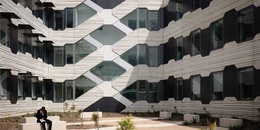
%> input picture CVLabes/CV-lab3/ANUbuilding2.jpg, 260 x 130 px, shrunk from 744 x 372 before the run
$ octave task1.m   (GNU Octave 9; MATLAB toolbox functions it lacks are replaced by stand-ins)
%> lines starting %> are read from the running program, lines starting %| are printed output that depends on the picture; in (x1, y1, x2, y2) boxes, pixels count from 0 and x2, y2 are one past the last pixel; in counts of white or black regions, pixels touching at a corner belong together; the program's own positions count from 1
### CVLabes/CV-lab3/getHarrisCornerDetector.m
function [ rws, cols ] = getHarrisCornerDetector( bw, sigma, thresh, sze, disp )
% This method will use to detect the corn of an image based on Harris
% Approach.

% get the size of bw image
[rowNum, columnNum] = size(bw);

% Derivative Masks
dy = [-1 0 1; -1 0 1; -1 0 1];
dx = dy'; %dx is the transpose matrix of dy

% perform filter in x and y coordinate
Ix = conv2(im2double(bw), dx, 'same');
Iy = conv2(im2double(bw), dy, 'same');

% Calcuating the gradient of the image lx and ly, the larger size of Gaussian
% kernal, the less corners will detects
g = fspecial('gaussian', max(1, fix(6*sigma)), sigma);

% Smoothed image derivatives
Ix2 = conv2(Ix.^2, g, 'same');
Iy2 = conv2(Iy.^2, g, 'same');
Ixy = conv2(Ix.*Iy, g, 'same');

% enlarge these bw image with (sze - 1)/2 '0' to constructe image
radius = (sze - 1)/2;
Ix2 = padarray(Ix2, [radius, radius]);
Iy2 = padarray(Iy2, [radius, radius]);
Ixy = padarray(Ixy, [radius, radius]);

% Compute the cornerness. R(i,j) = det(M)-k*(trace(M))^2;
% M is [Ix2, Ixy; Ixy, Iy2]
% k is k – empirical constant, k = 0.04 to 0.06, and Matlab default is 0.04
cornerness = zeros(size(bw));

for rowIndex = 1 : rowNum
    for columnIndex = 1 : columnNum

        M = getM(rowIndex, columnIndex, Ix2, Iy2, Ixy, sze);
        cornerness(rowIndex, columnIndex) = det(M) - 0.04*(trace(M))^2;

    end
end

% Now we need to perform non-maximum suppression and threshold
% get the local max value within sze
maxValues = ordfilt2(cornerness, sze^2, ones(sze));

% filter cornerness based on thresh and maxValue
for rowIndex = 1 : rowNum
    for columnIndex = 1 : columnNum
        value = cornerness(rowIndex, columnIndex);
        if value > thresh && value == maxValues(rowIndex, columnIndex)
            cornerness(rowIndex, columnIndex) = 1;
        end
    end
end

[rws, cols] = find(cornerness == 1); % find row, col coords. clf

if disp == 1

    imshow(bw);
    hold on;
    p = [cols, rws];
    plot(p(:,1), p(:,2), 'or');
    title('\bf Harris Corners');

end

end

### CVLabes/CV-lab3/getPureCorners.m
function [ purerws, purecols ] = getPureCorners( rws, cols, fourImageCorners )
% This method used to ignore the corners which located in imageEdge. This
% method will perform with assumption there is no corners in image edges.

    lengths = length(rws);
    purerws = [];
    purecols = [];

    for cornerIndex = 1 : lengths
        element = [cols(cornerIndex,1), rws(cornerIndex,1)];

        if element == [fourImageCorners(1,2), fourImageCorners(1,1)]
            continue
        elseif element == [fourImageCorners(2,2), fourImageCorners(2,1), ]
            continue
        elseif element == [fourImageCorners(3,2), fourImageCorners(3,1)]
            continue
        elseif element == [fourImageCorners(4,2), fourImageCorners(4,1)]
            continue
        else
            purerws = [purerws; rws(cornerIndex)];
            purecols = [purecols; cols(cornerIndex)];
        end
    end

end

### CVLabes/CV-lab3/task1.m
% for task 1: implement your own Harris Corner Detector

% clean un-relatived items
clc;
clear;

% set relative arguments
sigma = 2; thresh = 0.1; sze = 9; disp = 0;

% read image and transform to bw format
image = imread('ANUbuilding2.jpg');
%> image is the input picture: size 130x260x3 uint8; mean R, G, B 111.2, 107.3, 102.6
bw = rgb2gray(image);
[rows, columns] = size(bw); % get pixel number to set max possible corners
%> rows = 130; columns = 260
raidus = (sze - 1) / 2;
fourImageCorners = double([[1 + raidus, 1 + raidus];[1 + raidus, columns - raidus];[rows - raidus, 1 + raidus];[rows - raidus, columns - raidus]]); % delete them
%> fourImageCorners = [5 5; 5 256; 126 5; 126 256]

% get harrize corner detector results
[rws, cols] = getHarrisCornerDetector(bw, sigma, thresh, sze, disp);
%> in getHarrisCornerDetector, `maxValues = ordfilt2(cornerness, sze^2, ones(sze));`:
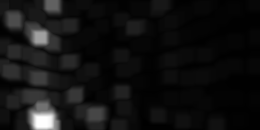
%> maxValues: size 130x260 double; min -19.11, max 4046.9, mean 275.9; drawn with min black and max white
%> after the loop in getHarrisCornerDetector, `for rowIndex = 1 : rowNum`: cornerness: size 130x260 double; min -172.1, max 4031.6, mean 107.7
%> in getHarrisCornerDetector, `[rws, cols] = find(cornerness == 1);`: rws = 95 values from 5 to 126; cols = 95 values from 5 to 256
%> rws = 95 values, max 126 at index 10, min 5 at index 9, mean 65.05; cols = 95 values from 5 to 256

[newrws, newclos] = getPureCorners(rws, cols, fourImageCorners);
%> the loop in getPureCorners, `for cornerIndex = 1 : lengths` made 95 passes
%> (element, purerws, purecols) on passes 1 to 6: ([5 9], 9, 5), ([5 47], [9; 47], [5; 5]), ([5 99], [9; 47; 99], [5; 5; 5]), ([5 116], [9; 47; 99; 116], [5; 5; 5; 5]), ([12 72], [9; 47; 99; 116; 72], [5; 5; 5; 5; 12]), ([14 102], [9; 47; 99; 116; 72; 102], [5; 5; 5; 5; 12; 14])
%> (element, purecols) on passes 15 to 16: ([40 79], [5; 5; 5; 5; 12; 14; 15; 15; 16; 24; 29; 35; 36; 40; 40]), ([41 38], [5; 5; 5; 5; 12; 14; 15; 15; 16; 24; 29; 35; 36; 40; 40; 41])
%> after the loop in getPureCorners, `for cornerIndex = 1 : lengths`: purecols = 94 values from 5 to 256; purerws = 94 values, max 126 at index 10, min 5 at index 9, mean 65.69
%> newrws has the same summary as purerws in getPureCorners; newclos = 94 values from 5 to 256

p = [newclos, newrws];
%> p = 94 rows, first 12: [5 9; 5 47; 5 99; 5 116; 12 72; 14 102; 15 21; 15 52; 16 5; 24 126; 29 54; 35 97]
[cornersNum, ~] = size(newclos);
%> cornersNum = 94
fprintf('Before Rotated, My Method Detects Corners Num is %d\n', cornersNum);
%| Before Rotated, My Method Detects Corners Num is 94

% then, perform Matlab corner method to get result
MatlabC = corner(bw, 'Harris', rows*columns);
%> MatlabC = 252 rows, first 12: [42 122; 44 108; 39 122; 48 119; 54 8; 42 42; 37 119; 53 43; 34 29; 45 37; 18 26; 40 38]
[cornersNum, ~] = size(MatlabC(:,1));
%> cornersNum = 252
fprintf('Before Rotated, Matlab Method Detects Corners Num is %d\n', cornersNum);
%| Before Rotated, Matlab Method Detects Corners Num is 252

% then, show the display image and add corner data
figure('name', 'Harris Corner Dectector Results: Before Rotate');
subplot(1,2,1);
imshow(image);
hold on;
plot(p(:,1), p(:,2), 'or');
title('\bf My Result')
hold off

subplot(1,2,2);
imshow(image);
hold on
plot(MatlabC(:,1), MatlabC(:,2), 'or')
title('\bf Matlab Result')
hold off

% then, rotate the image
imgRotate = imrotate(image, 45);

% then perform Harris Corner Dectector Algorithm again, display results
bwRotate = rgb2gray(imgRotate);
[rows, columns] = size(bwRotate);
%> rows = 276; columns = 276

% get harrize corner detector results
[rws, cols] = getHarrisCornerDetector(bwRotate, sigma, thresh, sze, disp);
%> call 2 of getHarrisCornerDetector, with sigma = 2, thresh = 0.1, sze = 9, disp = 0
%> in getHarrisCornerDetector (call 2), `Iy = conv2(im2double(bw), dy, 'same');`:
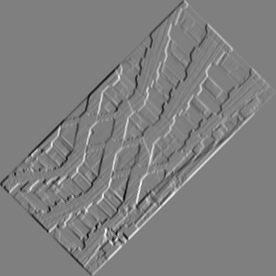
%> Iy: size 276x276 double; min -2.26, max 2.25, mean 2.91e-21; drawn with min black and max white
%> in getHarrisCornerDetector (call 2), `Ixy = padarray(Ixy, [radius, radius]);`:
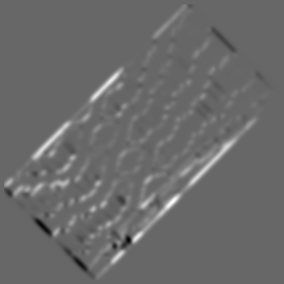
%> Ixy: size 284x284 double; min -0.784, max 1.16, mean 0.03; drawn with min black and max white
%> after the loop in getHarrisCornerDetector (call 2), `for rowIndex = 1 : rowNum`:
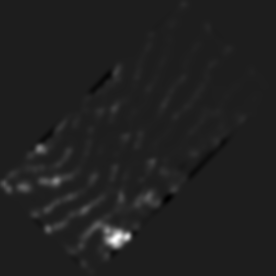
%> cornerness: size 276x276 double; min -467.9, max 3532.9, mean 45.2; drawn with min black and max white
%> in getHarrisCornerDetector (call 2), `maxValues = ordfilt2(cornerness, sze^2, ones(sze));`:
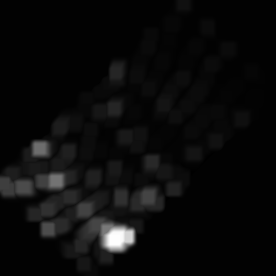
%> maxValues: size 276x276 double; min -33.02, max 3532.9, mean 125.7; drawn with min black and max white
%> after the loop in getHarrisCornerDetector (call 2), `for rowIndex = 1 : rowNum`: cornerness: size 276x276 double; 0.12% of pixels changed, all inside (x1, y1, x2, y2) = (4, 4, 255, 264)
%> in getHarrisCornerDetector (call 2), `[rws, cols] = find(cornerness == 1);`: rws = 92 values from 5 to 264; cols = 92 values from 5 to 255
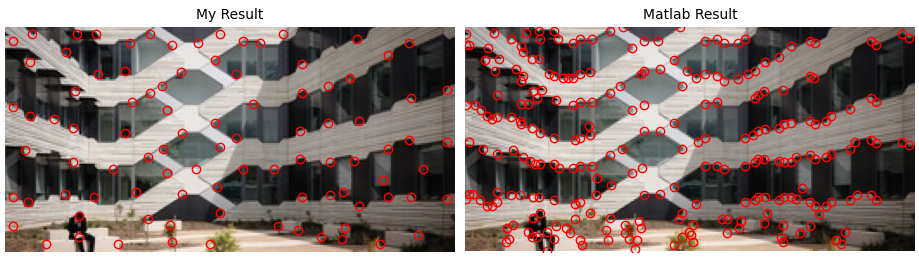
%> figure redrawn from the program's plot data, 2 panels
%> rws = 92 values, max 264 at index 21, min 5 at index 73, mean 143.8; cols = 92 values from 5 to 255
pRotate = [cols, rws];
%> pRotate = 92 rows, first 12: [5 185; 13 175; 24 188; 36 169; 36 215; 40 149; 42 168; 46 182; 48 210; 49 230; 57 181; 59 165]

[cornersNum, ~] = size(cols);
%> cornersNum = 92
fprintf('After Rotated, My Method Detects Corners Num is %d\n', cornersNum);
%| After Rotated, My Method Detects Corners Num is 92

% then, perform Matlab corner method to get result
MatlabCRotate = corner(bwRotate, 'Harris', rows*columns);
%> MatlabCRotate = 259 rows, first 12: [129 239; 49 232; 110 242; 118 235; 115 241; 114 244; 31 156; 118 240; 107 230; 10 192; 45 182; 97 227]
[cornersNum, ~] = size(MatlabCRotate(:,1));
%> cornersNum = 259
fprintf('After Rotated, Matlab Method Detects Corners Num is %d\n', cornersNum);
%| After Rotated, Matlab Method Detects Corners Num is 259

% then, show the display image and add corner data
figure('name', 'Harris Corner Dectector Results: Before Rotate');
subplot(1,2,1);
imshow(imgRotate);
hold on;
plot(pRotate(:,1), pRotate(:,2), 'or');
title('\bf My Result')
hold off

subplot(1,2,2);
imshow(imgRotate);
hold on
plot(MatlabCRotate(:,1), MatlabCRotate(:,2), 'or')
title('\bf Matlab Result')
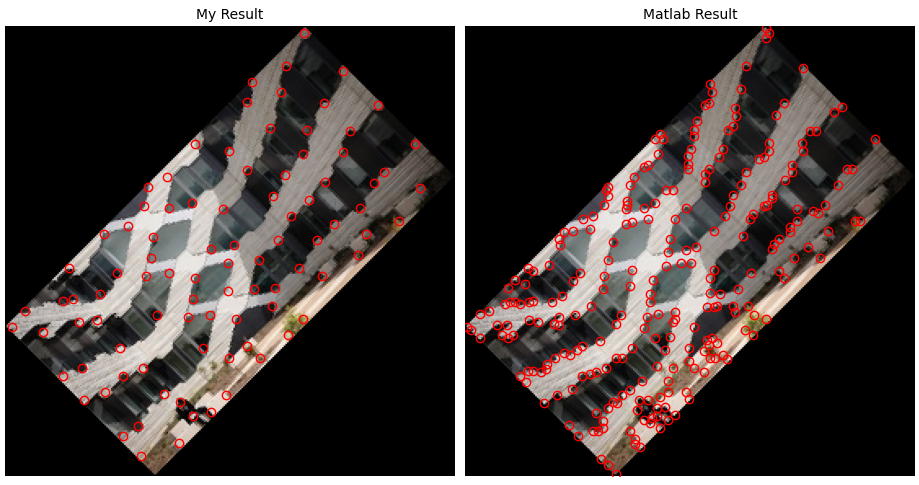
%> figure redrawn from the program's plot data, 2 panels
hold off

figure(3);
imshow(image);

figure(4);
imshow(imgRotate);

$ run again, with CVLabes/CV-lab3/ANUbuilding1.jpg copied over CVLabes/CV-lab3/ANUbuilding2.jpg
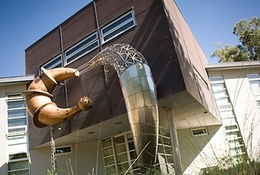
%> input picture CVLabes/CV-lab3/ANUbuilding1.jpg, 260 x 175 px, shrunk from 320 x 215 before the run
%> image is the input picture: size 175x260x3 uint8; mean R, G, B 119, 117.7, 115.4
%> in getHarrisCornerDetector, `[rws, cols] = find(cornerness == 1);`: rws = 85 values from 5 to 171; cols = 85 values from 5 to 256
%> `[rws, cols] = getHarrisCornerDetector(bw, sigma, thresh, sze, disp);`: rws = 85 values, max 171 at index 14, min 5 at index 1, mean 98.04; cols = 85 values from 5 to 256
%> the loop in getPureCorners, `for cornerIndex = 1 : lengths` made 85 passes
%> (element, purerws, purecols) on passes 2 to 6: ([5 80], 80, 5), ([5 100], [80; 100], [5; 5]), ([10 126], [80; 100; 126], [5; 5; 10]), ([11 158], [80; 100; 126; 158], [5; 5; 10; 11]), ([23 98], [80; 100; 126; 158; 98], [5; 5; 10; 11; 23])
%> after the loop in getPureCorners, `for cornerIndex = 1 : lengths`: purecols = 83 values from 5 to 256; purerws = 83 values, max 171 at index 13, min 5 at index 25, mean 100.3
%> newrws has the same summary as purerws in getPureCorners; newclos = 83 values from 5 to 256
%> p = 83 rows, first 12: [5 80; 5 100; 10 126; 11 158; 23 98; 25 128; 26 156; 27 50; 31 82; 44 69; 45 91; 49 100]
%| Before Rotated, My Method Detects Corners Num is 83
%> MatlabC = 230 rows, first 12: [43 68; 105 42; 134 57; 33 81; 68 63; 206 69; 159 144; 66 67; 126 49; 76 74; 26 154; 241 145]
%> `[cornersNum, ~] = size(MatlabC(:,1));`: cornersNum = 230
%| Before Rotated, Matlab Method Detects Corners Num is 230
%> Ix: size 308x308 double
%> Iy: size 308x308 double
%> maxValues: size 308x308 double
%> `[rws, cols] = getHarrisCornerDetector(bwRotate, sigma, thresh, sze, di..`:
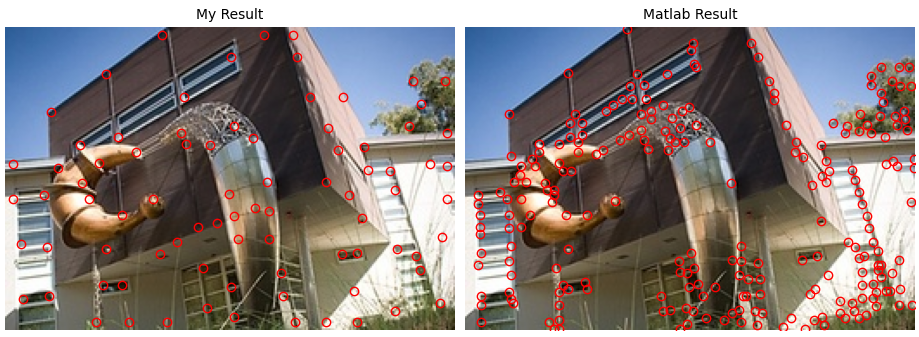
%> figure redrawn from the program's plot data, 2 panels
%> `[rws, cols] = getHarrisCornerDetector(bwRotate, sigma, thresh, sze, di..`: rws = 84 values, max 297 at index 24, min 5 at index 51, mean 158.1; cols = 84 values from 5 to 294
%> pRotate = 84 rows, first 12: [5 184; 54 201; 58 146; 59 239; 62 163; 66 122; 73 251; 80 201; 80 218; 84 238; 93 182; 95 201]
%| After Rotated, My Method Detects Corners Num is 84
%> MatlabCRotate = 298 rows, first 12: [59 241; 79 203; 71 253; 104 141; 93 181; 240 58; 215 174; 98 204; 119 301; 81 219; 108 183; 100 216]
%> `[cornersNum, ~] = size(MatlabCRotate(:,1));`: cornersNum = 298
%| After Rotated, Matlab Method Detects Corners Num is 298
%> `title('\bf Matlab Result')`:
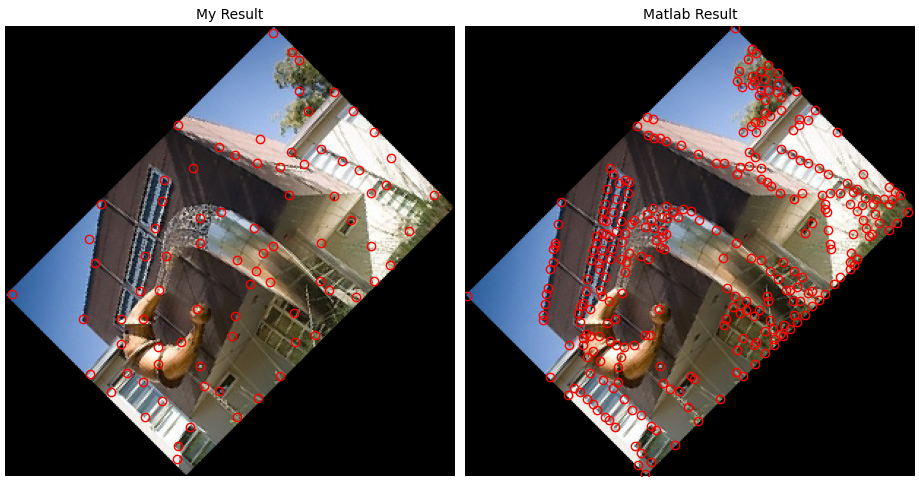
%> figure redrawn from the program's plot data, 2 panels
